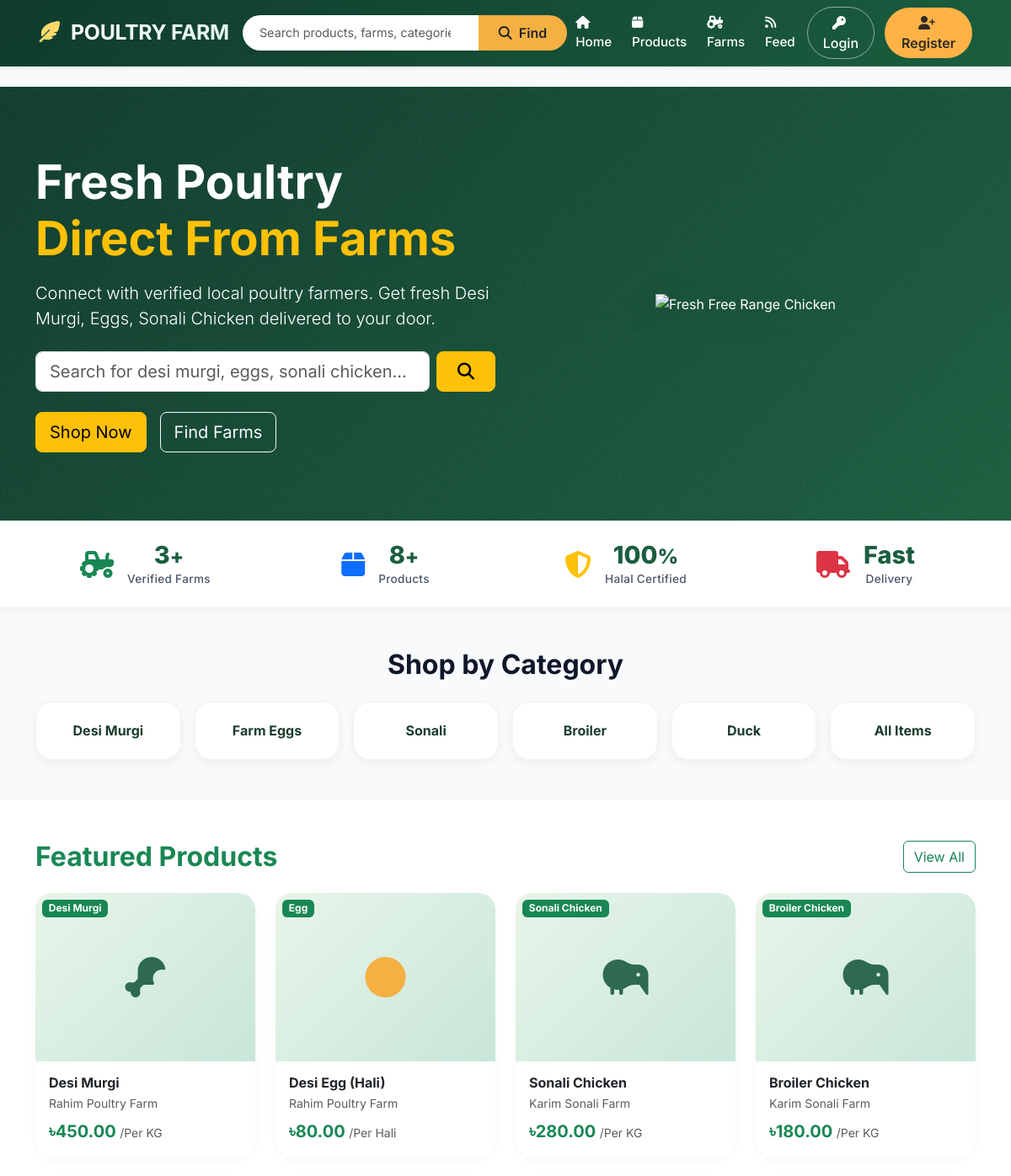
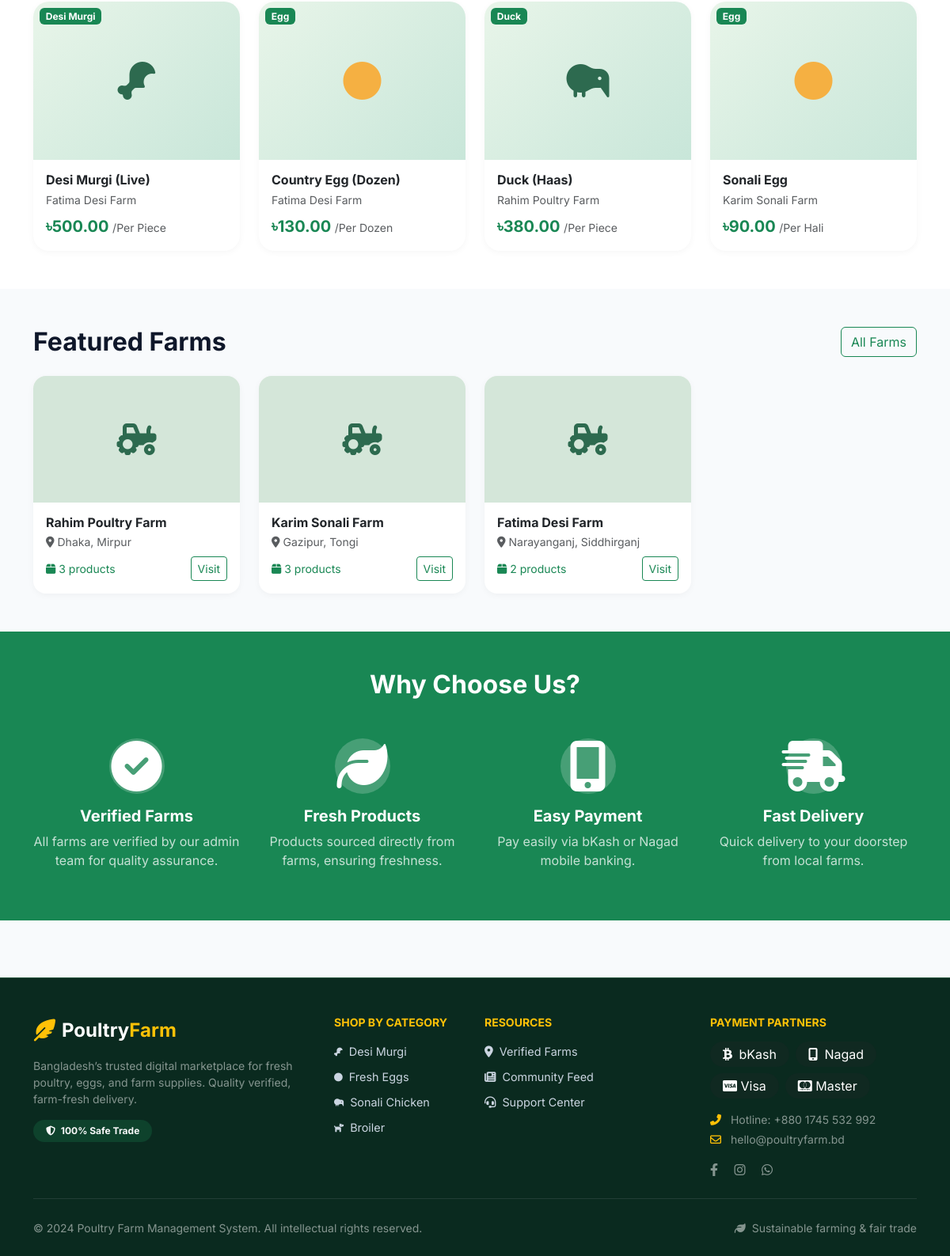
The page / on the database its author committed (2 pictures, top to bottom).
### products/models.py (models this page shows, shortened)
class Product(models.Model):
    seller = models.ForeignKey(User, on_delete=models.CASCADE, related_name='products')
    name = models.CharField(max_length=200)
    category = models.CharField(max_length=20, choices=CATEGORY_CHOICES)
    price = models.DecimalField(max_digits=10, decimal_places=2)
    unit = models.CharField(max_length=10, choices=UNIT_CHOICES, default='kg')
    quantity = models.PositiveIntegerField(default=0)
    description = models.TextField()
    is_available = models.BooleanField(default=True)
    is_featured = models.BooleanField(default=False)
    created_at = models.DateTimeField(auto_now_add=True)
    updated_at = models.DateTimeField(auto_now=True)
    def get_primary_image(self):
        img = self.images.filter(is_primary=True).first()
        if not img:
            img = self.images.first()
        return img

### farms/models.py (models this page shows, shortened)
class FarmProfile(models.Model):
    seller = models.OneToOneField(User, on_delete=models.CASCADE, related_name='farm_profile')
    farm_name = models.CharField(max_length=200)
    location = models.CharField(max_length=300)
    farm_image = models.ImageField(upload_to='farms/', null=True, blank=True)
    contact_number = models.CharField(max_length=20)
    description = models.TextField()
    is_verified = models.BooleanField(default=False)
    created_at = models.DateTimeField(auto_now_add=True)
    updated_at = models.DateTimeField(auto_now=True)
    def get_total_products(self):
        return self.seller.products.filter(is_available=True).count()

### accounts/models.py (models this page shows, shortened)
class User(AbstractBaseUser, PermissionsMixin):
    USER_TYPE_CHOICES = [
        ('buyer', 'Buyer'),
        ('seller', 'Seller'),
        ('admin', 'Admin'),
    ]
    email = models.EmailField(unique=True)
    full_name = models.CharField(max_length=150)
    phone_number = models.CharField(max_length=20)
    user_type = models.CharField(max_length=10, choices=USER_TYPE_CHOICES, default='buyer')
    profile_image = models.ImageField(upload_to='profiles/', null=True, blank=True)
    is_active = models.BooleanField(default=True)
    is_staff = models.BooleanField(default=False)
    date_joined = models.DateTimeField(default=timezone.now)
    USERNAME_FIELD = 'email'
    REQUIRED_FIELDS = ['full_name']
    objects = UserManager()
    @property
    def has_farm_profile(self):
        return hasattr(self, 'farm_profile')

### poultry_farm/views.py (the view)
# urls.py: path('', views.home_view, name='home'),
def home_view(request):
    featured_products = Product.objects.filter(is_available=True, is_featured=True).select_related('seller__farm_profile')[:8]
    if featured_products.count() < 4:
        featured_products = Product.objects.filter(is_available=True).select_related('seller__farm_profile')[:8]
    featured_farms = FarmProfile.objects.filter(is_verified=True)[:6]
    desi_products = Product.objects.filter(is_available=True, category='desi_murgi')[:4]
    egg_products = Product.objects.filter(is_available=True, category='egg')[:4]
    sonali_products = Product.objects.filter(is_available=True, category='sonali')[:4]
    return render(request, 'home.html', {
        'featured_products': featured_products,
        'featured_farms': featured_farms,
        'categories': CATEGORY_CHOICES,
        'desi_products': desi_products,
        'egg_products': egg_products,
        'sonali_products': sonali_products,
    })

### templates/home.html (shortened to what this page needs)
{% extends 'base.html' %}
{% load static %}
{% block content %}
<section class="hero-section text-white">
    <div class="container position-relative">
        <div class="row align-items-center">
            <div class="col-lg-6">
                <h1 class="display-4 fw-bold mb-3">Fresh Poultry<br><span class="text-warning">Direct From Farms</span></h1>
                <p class="lead mb-4">Connect with verified local poultry farmers. Get fresh Desi Murgi, Eggs, Sonali Chicken delivered to your door.</p>
                <form class="d-flex gap-2 mb-4" method="GET" action="{% url 'products:product_list' %}">
                    <input type="text" name="q" class="form-control form-control-lg" placeholder="Search for desi murgi, eggs, sonali chicken...">
                    <button type="submit" class="btn btn-warning btn-lg px-4"><i class="fas fa-search"></i></button>
                </form>
                <div class="d-flex gap-3">
                    <a href="{% url 'products:product_list' %}" class="btn btn-warning btn-lg">Shop Now</a>
                    <a href="{% url 'farms:farm_list' %}" class="btn btn-outline-light btn-lg">Find Farms</a>
                </div>
            </div>
            <div class="col-lg-6 text-center d-none d-lg-block">
                <img src="https://i.postimg.cc/k5D4HnG5/R.png" alt="Fresh Free Range Chicken" class="hero-chicken-img" style="width: 320px;">
            </div>
        </div>
    </div>
</section>
<div class="stats-bar py-4 sticky-top" style="top: 72px; z-index: 99;">
    <div class="container">
        <div class="row text-center g-4">
            <div class="col-6 col-md-3">
                <div class="d-flex align-items-center justify-content-center gap-3">
                    <i class="fas fa-tractor text-success fs-2"></i>
                    <div>
                        <div class="stat-number">3<span class="fs-4">+</span></div>
                        <div class="stat-label">Verified Farms</div>
                    </div>
                </div>
            </div>
            <div class="col-6 col-md-3">
                <div class="d-flex align-items-center justify-content-center gap-3">
                    <i class="fas fa-box text-primary fs-2"></i>
                    <div>
                        <div class="stat-number">8<span class="fs-4">+</span></div>
                        <div class="stat-label">Products</div>
                    </div>
                </div>
            </div>
            <div class="col-6 col-md-3">
                <div class="d-flex align-items-center justify-content-center gap-3">
                    <i class="fas fa-shield-alt text-warning fs-2"></i>
                    <div>
                        <div class="stat-number">100<span class="fs-4">%</span></div>
                        <div class="stat-label">Halal Certified</div>
                    </div>
                </div>
            </div>
            <div class="col-6 col-md-3">
                <div class="d-flex align-items-center justify-content-center gap-3">
                    <i class="fas fa-truck text-danger fs-2"></i>
                    <div>
                        <div class="stat-number">Fast</div>
                        <div class="stat-label">Delivery</div>
                    </div>
                </div>
            </div>
        </div>
    </div>
</div>
<section class="py-5">
    <div class="container">
        <h2 class="fw-bold text-center mb-4">Shop by Category</h2>
        <div class="row g-3 justify-content-center">
            <div class="col-6 col-md-4 col-lg-2">
                <a href="{% url 'products:product_list' %}?category=desi_murgi" class="category-card d-block">
                    <h6 class="fw-bold mb-0">Desi Murgi</h6>
                </a>
            </div>
            <div class="col-6 col-md-4 col-lg-2">
                <a href="{% url 'products:product_list' %}?category=egg" class="category-card d-block">
                    <h6 class="fw-bold mb-0">Farm Eggs</h6>
                </a>
            </div>
            <div class="col-6 col-md-4 col-lg-2">
                <a href="{% url 'products:product_list' %}?category=sonali" class="category-card d-block">
                    <h6 class="fw-bold mb-0">Sonali</h6>
                </a>
            </div>
            <div class="col-6 col-md-4 col-lg-2">
                <a href="{% url 'products:product_list' %}?category=broiler" class="category-card d-block">
                    <h6 class="fw-bold mb-0">Broiler</h6>
                </a>
            </div>
            <div class="col-6 col-md-4 col-lg-2">
                <a href="{% url 'products:product_list' %}?category=duck" class="category-card d-block">
                    <h6 class="fw-bold mb-0">Duck</h6>
                </a>
            </div>
            <div class="col-6 col-md-4 col-lg-2">
                <a href="{% url 'products:product_list' %}" class="category-card d-block">
                    <h6 class="fw-bold mb-0">All Items</h6>
                </a>
            </div>
        </div>
    </div>
</section>
<section class="py-5 bg-white">
    <div class="container">
        <div class="d-flex justify-content-between align-items-center mb-4">
            <h2 class="fw-bold mb-0 text-success">Featured Products</h2>
            <a href="{% url 'products:product_list' %}" class="btn btn-outline-success">View All</a>
        </div>
        <div class="row g-4">
            {% for product in featured_products %}
            <div class="col-6 col-md-4 col-lg-3">
                <div class="card product-card h-100">
                    <div class="position-relative">
                        {% with product.get_primary_image as img %}
                        {% if img %}
                        <img src="{{ img.image.url }}" class="card-img-top" alt="{{ product.name }}">
                        {% else %}
                        <div class="card-img-top img-placeholder" style="height:200px;">
                            {% if product.category == 'egg' %}
                            <i class="fas fa-circle" style="font-size: 3rem; color: #f5b042;"></i>
                            {% elif product.category == 'desi_murgi' %}
                            <i class="fas fa-drumstick-bite" style="font-size: 3rem; color: #2d6a4f;"></i>
                            {% else %}
                            <i class="fas fa-kiwi-bird" style="font-size: 3rem; color: #2d6a4f;"></i>
                            {% endif %}
                        </div>
                        {% endif %}
                        {% endwith %}
                        <span class="badge bg-success position-absolute top-0 start-0 m-2">{{ product.get_category_display }}</span>
                    </div>
                    <div class="card-body">
                        <h6 class="fw-bold mb-1">{{ product.name }}</h6>
                        <p class="text-muted small mb-2">
                            {% if product.seller.has_farm_profile %}{{ product.seller.farm_profile.farm_name }}{% endif %}
                        </p>
                        <div class="d-flex justify-content-between align-items-center">
                            <div>
                                <span class="fw-bold text-success fs-5">৳{{ product.price }}</span>
                                <small class="text-muted">/{{ product.get_unit_display }}</small>
                            </div>
                        </div>
                    </div>
                </div>
            </div>
            {% empty %}
            <div class="col-12 text-center py-4">
                <p class="text-muted">No products available yet. <a href="{% url 'accounts:register' %}">Register as seller</a> to add products.</p>
            </div>
            {% endfor %}
        </div>
    </div>
</section>
<section class="py-5">
    <div class="container">
        <div class="d-flex justify-content-between align-items-center mb-4">
            <h2 class="fw-bold mb-0">Featured Farms</h2>
            <a href="{% url 'farms:farm_list' %}" class="btn btn-outline-success">All Farms</a>
        </div>
        <div class="row g-4">
            {% for farm in featured_farms %}
            <div class="col-md-4 col-lg-3">
                <div class="farm-card card h-100">
                    {% if farm.farm_image %}
                    <img src="{{ farm.farm_image.url }}" class="farm-img" alt="{{ farm.farm_name }}">
                    {% else %}
                    <div class="farm-img img-placeholder"><i class="fas fa-tractor" style="font-size: 2.5rem; color: #2d6a4f;"></i></div>
                    {% endif %}
                    <div class="card-body">
                        <h6 class="fw-bold mb-1">{{ farm.farm_name }}</h6>
                        <p class="text-muted small mb-2"><i class="fas fa-map-marker-alt me-1"></i>{{ farm.location }}</p>
                        <div class="d-flex justify-content-between align-items-center">
                            <small class="text-success"><i class="fas fa-box me-1"></i>{{ farm.get_total_products }} products</small>
                            <a href="{% url 'farms:farm_detail' farm.pk %}" class="btn btn-outline-success btn-sm">Visit</a>
                        </div>
                    </div>
                </div>
            </div>
            {% empty %}
            <div class="col-12 text-center py-4">
                <p class="text-muted">No verified farms yet.</p>
            </div>
            {% endfor %}
        </div>
    </div>
</section>
<section class="py-5 bg-success text-white">
    <div class="container">
        <h2 class="fw-bold text-center mb-5">Why Choose Us?</h2>
        <div class="row g-4 text-center">
            <div class="col-md-3">
                <div class="feature-icon mx-auto">
                    <i class="fas fa-check-circle fa-2x"></i>
                </div>
                <h5 class="fw-bold">Verified Farms</h5>
                <p class="opacity-75">All farms are verified by our admin team for quality assurance.</p>
            </div>
            <div class="col-md-3">
                <div class="feature-icon mx-auto">
                    <i class="fas fa-leaf fa-2x"></i>
                </div>
                <h5 class="fw-bold">Fresh Products</h5>
                <p class="opacity-75">Products sourced directly from farms, ensuring freshness.</p>
            </div>
            <div class="col-md-3">
                <div class="feature-icon mx-auto">
                    <i class="fas fa-mobile-alt fa-2x"></i>
                </div>
                <h5 class="fw-bold">Easy Payment</h5>
                <p class="opacity-75">Pay easily via bKash or Nagad mobile banking.</p>
            </div>
            <div class="col-md-3">
                <div class="feature-icon mx-auto">
                    <i class="fas fa-shipping-fast fa-2x"></i>
                </div>
                <h5 class="fw-bold">Fast Delivery</h5>
                <p class="opacity-75">Quick delivery to your doorstep from local farms.</p>
            </div>
        </div>
    </div>
</section>
{% endblock %}

### rows shown on the page
Product: category "Desi Murgi", name "Desi Murgi", seller.farm_profile.farm_name "Rahim Poultry Farm", price "450.00", unit "Per KG"
Product: category "Egg", name "Desi Egg (Hali)", seller.farm_profile.farm_name "Rahim Poultry Farm", price "80.00", unit "Per Hali"
Product: category "Sonali Chicken", name "Sonali Chicken", seller.farm_profile.farm_name "Karim Sonali Farm", price "280.00", unit "Per KG"
Product: category "Broiler Chicken", name "Broiler Chicken", seller.farm_profile.farm_name "Karim Sonali Farm", price "180.00", unit "Per KG"
Product: category "Desi Murgi", name "Desi Murgi (Live)", seller.farm_profile.farm_name "Fatima Desi Farm", price "500.00", unit "Per Piece"
Product: category "Egg", name "Country Egg (Dozen)", seller.farm_profile.farm_name "Fatima Desi Farm", price "130.00", unit "Per Dozen"
Product: category "Duck", name "Duck (Haas)", seller.farm_profile.farm_name "Rahim Poultry Farm", price "380.00", unit "Per Piece"
Product: category "Egg", name "Sonali Egg", seller.farm_profile.farm_name "Karim Sonali Farm", price "90.00", unit "Per Hali"
FarmProfile: farm_name "Rahim Poultry Farm", location "Dhaka, Mirpur", get_total_products "3"
FarmProfile: farm_name "Karim Sonali Farm", location "Gazipur, Tongi", get_total_products "3"
FarmProfile: farm_name "Fatima Desi Farm", location "Narayanganj, Siddhirganj", get_total_products "2"
